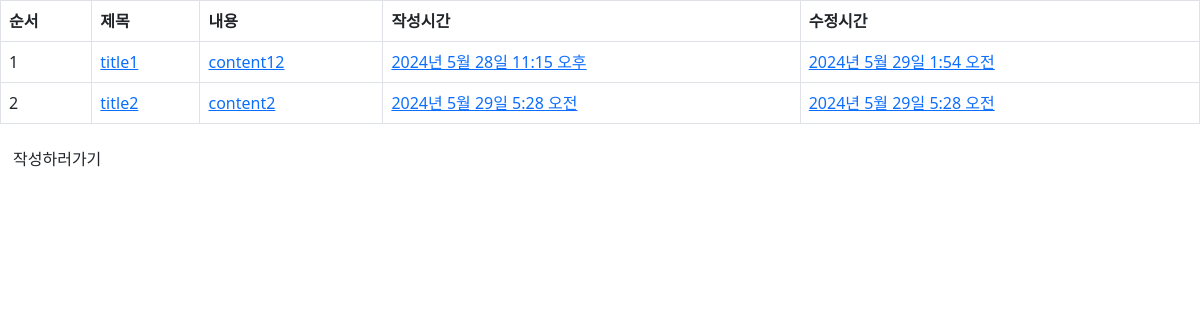
The app's page /, older data.
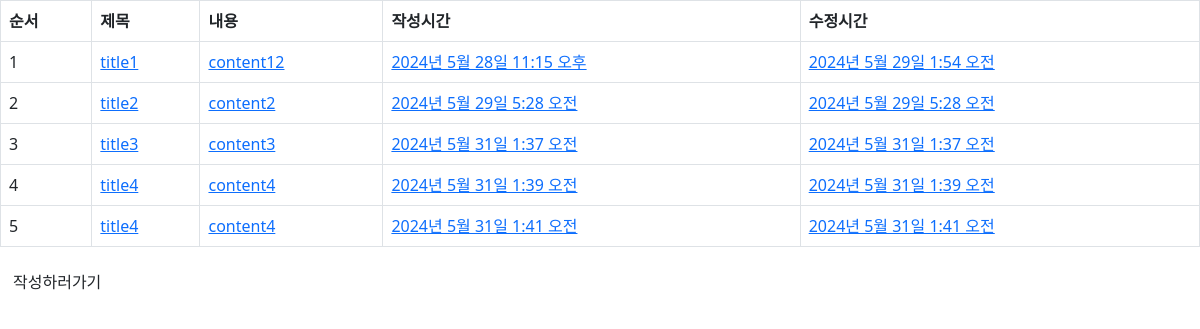
The same page, newer data.
### webbook/models.py (models this page shows)
class Post(models.Model):
    title = models.CharField(max_length=30)
    content = models.TextField()
    writer = models.ForeignKey(User, on_delete=models.CASCADE)
    created_at = models.DateTimeField(auto_now_add=True)
    updated_at = models.DateTimeField(auto_now=True)

### webbook/views.py (the view)
# urls.py: path('', views.Index.as_view(), name='list'),
class Index(View):
    def get(self, request):
        posts = Post.objects.all()
        context = {
            'posts': posts,
        }
        return render(request, 'webbook/index.html', context)

### webbook/templates/webbook/index.html (shortened to what this page needs)
<!DOCTYPE html>
<html lang="ko">
<head>
    <link href="https://cdn.jsdelivr.net/npm/bootstrap@5.2.3/dist/css/bootstrap.min.css" rel="stylesheet" />
</head>
<body>
    <table class="table table-bordered">
        <thead>
            <tr>
                <th scope='col'>순서</th>
                <th scope='col'>제목</th>
                <th scope='col'>내용</th>
                <th scope='col'>작성시간</th>
                <th scope='col'>수정시간</th>
            </tr>
        </thead>
        {% if posts %}
            {% for post in posts %}
                <tbody>
                    <tr>
                        <td>{{ post.id }}</td>
                        <td><a href="{% url 'webbook:detail' pk=post.pk %}">{{ post.title }}</a></td>
                        <td><a href="{% url 'webbook:detail' pk=post.pk %}">{{ post.content }}</a></td>
                        <td><a href="{% url 'webbook:detail' pk=post.pk %}">{{ post.created_at }}</a></td>
                        <td><a href="{% url 'webbook:detail' pk=post.pk %}">{{ post.updated_at }}</a></td>
                    </tr>
                </tbody>
            {% endfor %}
        {% endif %}
    </table>
    <a href="{% url 'webbook:write' %}" class="btn"
          >작성하러가기</a
        >
</body>
</html>

Row changes from the older to the newer data that the page shows:
added Post: id "3", title "title3", content "content3", created_at "2024년 5월 31일 1:37 오전", updated_at "2024년 5월 31일 1:37 오전"
added Post: id "4", title "title4", content "content4", created_at "2024년 5월 31일 1:39 오전", updated_at "2024년 5월 31일 1:39 오전"
added Post: id "5", title "title4", content "content4", created_at "2024년 5월 31일 1:41 오전", updated_at "2024년 5월 31일 1:41 오전"
